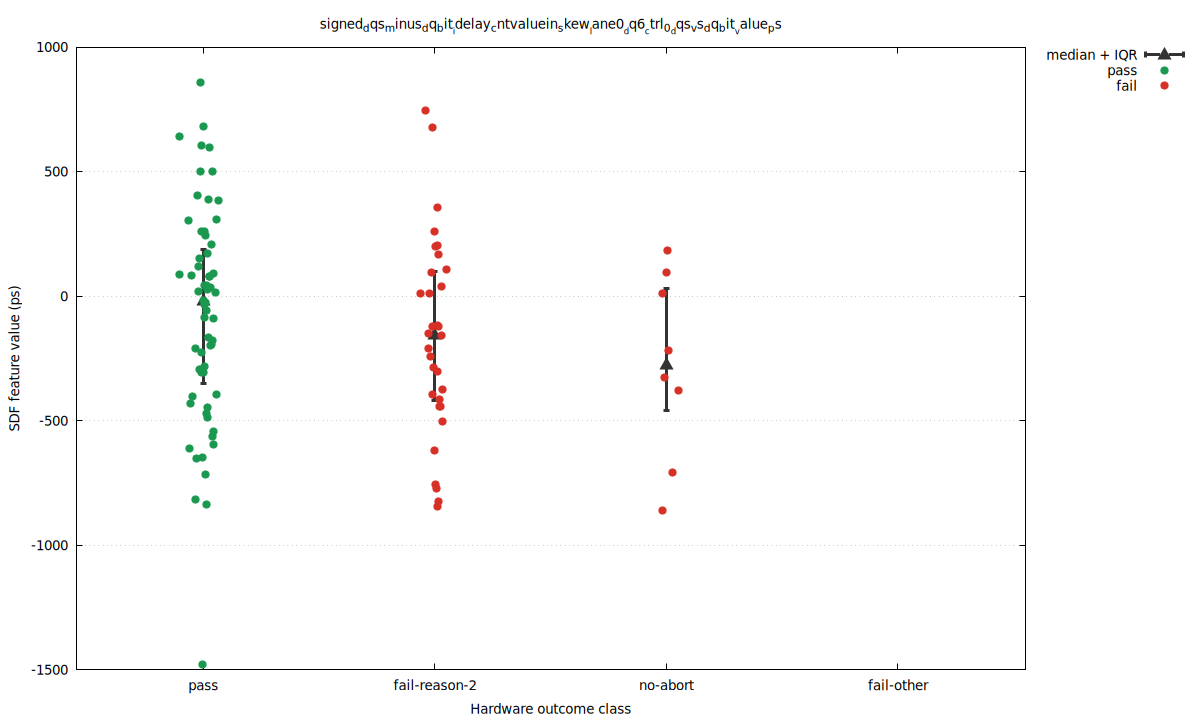

Recreate this plot in gnuplot.
set terminal pngcairo size 1200,720 enhanced font 'DejaVu Sans,10'
set output 'signed_baseline_seed_1_30_skew_signed_dqs_minus_dq_bit_idelay_cntvaluein_skew_lane0_dq6_ctrl_0_dqs_vs_dq_bit_v.png'
set datafile separator comma
set key outside right top
set grid ytics
set xrange [0.45:4.55]
set xtics ('pass' 1, 'fail-reason-2' 2, 'no-abort' 3, 'fail-other' 4)
set xlabel 'Hardware outcome class'
set ylabel 'SDF feature value (ps)'
set title 'signed_dqs_minus_dq_bit__idelay_cntvaluein_skew__lane0__dq6__ctrl_0__dqs_vs_dq_bit__value_ps'
plot \
  'signed_baseline_seed_1_30_skew_signed_dqs_minus_dq_bit_idelay_cntvaluein_skew_lane0_dq6_ctrl_0_dqs_vs_dq_bit_v.summary.dat' using 1:4:3:5 with yerrorbars pt 9 ps 1.5 lw 3 lc rgb '#333333' title 'median + IQR', \
  'signed_baseline_seed_1_30_skew_signed_dqs_minus_dq_bit_idelay_cntvaluein_skew_lane0_dq6_ctrl_0_dqs_vs_dq_bit_v.dat' using 1:4 with points pt 7 ps 1.2 lc rgb '#1a9850' title 'pass', \
  'signed_baseline_seed_1_30_skew_signed_dqs_minus_dq_bit_idelay_cntvaluein_skew_lane0_dq6_ctrl_0_dqs_vs_dq_bit_v.dat' using 1:5 with points pt 7 ps 1.2 lc rgb '#d73027' title 'fail'
